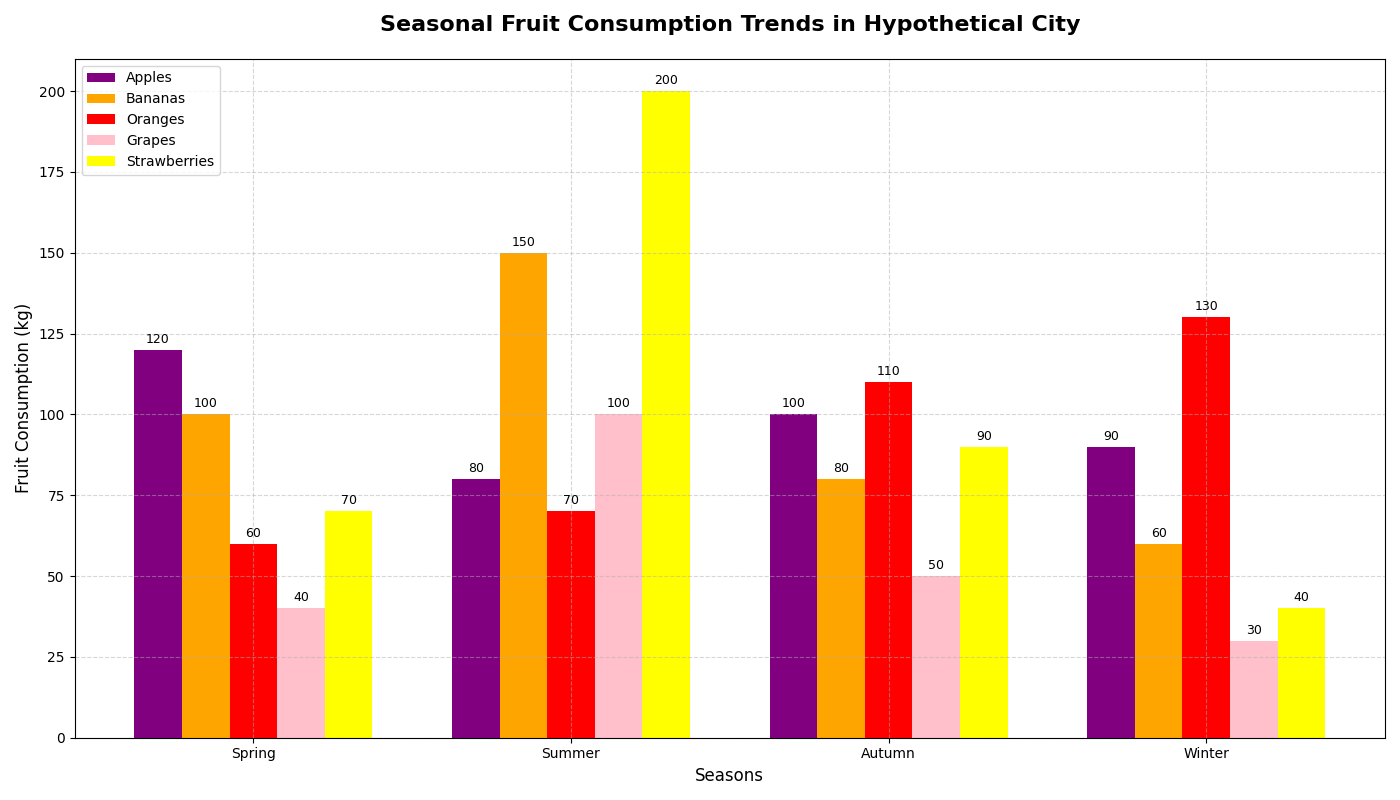

Write Python code to recreate this figure.
import matplotlib.pyplot as plt
import numpy as np

seasons = ['Spring', 'Summer', 'Autumn', 'Winter']

apples = np.array([120, 80, 100, 90])
bananas = np.array([100, 150, 80, 60])
oranges = np.array([60, 70, 110, 130])
grapes = np.array([40, 100, 50, 30])
strawberries = np.array([70, 200, 90, 40])

fig, ax = plt.subplots(figsize=(14, 8))

bar_width = 0.15

positions_apples = np.arange(len(seasons))
positions_bananas = positions_apples + bar_width
positions_oranges = positions_apples + 2 * bar_width
positions_grapes = positions_apples + 3 * bar_width
positions_strawberries = positions_apples + 4 * bar_width

# Shuffle the color assignments
bars_apples = ax.bar(positions_apples, apples, bar_width, label='Apples', color='purple') # Changed from 'red'
bars_bananas = ax.bar(positions_bananas, bananas, bar_width, label='Bananas', color='orange') # Changed from 'yellow'
bars_oranges = ax.bar(positions_oranges, oranges, bar_width, label='Oranges', color='red') # Changed from 'orange'
bars_grapes = ax.bar(positions_grapes, grapes, bar_width, label='Grapes', color='pink') # Changed from 'purple'
bars_strawberries = ax.bar(positions_strawberries, strawberries, bar_width, label='Strawberries', color='yellow') # Changed from 'pink'

ax.set_title('Seasonal Fruit Consumption Trends in Hypothetical City', fontsize=16, fontweight='bold', pad=20)
ax.set_xlabel('Seasons', fontsize=12)
ax.set_ylabel('Fruit Consumption (kg)', fontsize=12)
ax.set_xticks(positions_apples + 2 * bar_width)
ax.set_xticklabels(seasons)

ax.grid(True, linestyle='--', alpha=0.5)

ax.legend(loc='upper left', fontsize=10)

bars = [bars_apples, bars_bananas, bars_oranges, bars_grapes, bars_strawberries]
for bar_set in bars:
    for bar in bar_set:
        height = bar.get_height()
        ax.annotate(f'{height}',
                    xy=(bar.get_x() + bar.get_width() / 2, height),
                    xytext=(0, 3), 
                    textcoords='offset points',
                    ha='center', va='bottom', fontsize=9)

plt.tight_layout()

plt.show()
